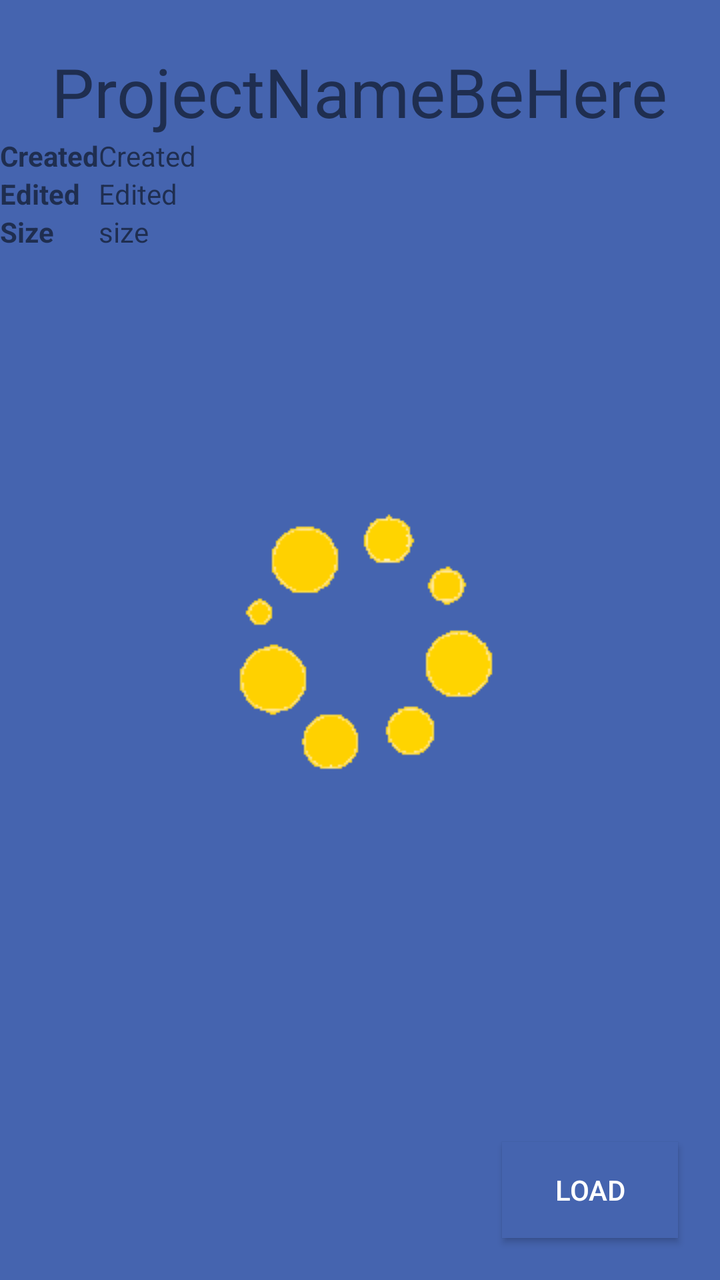
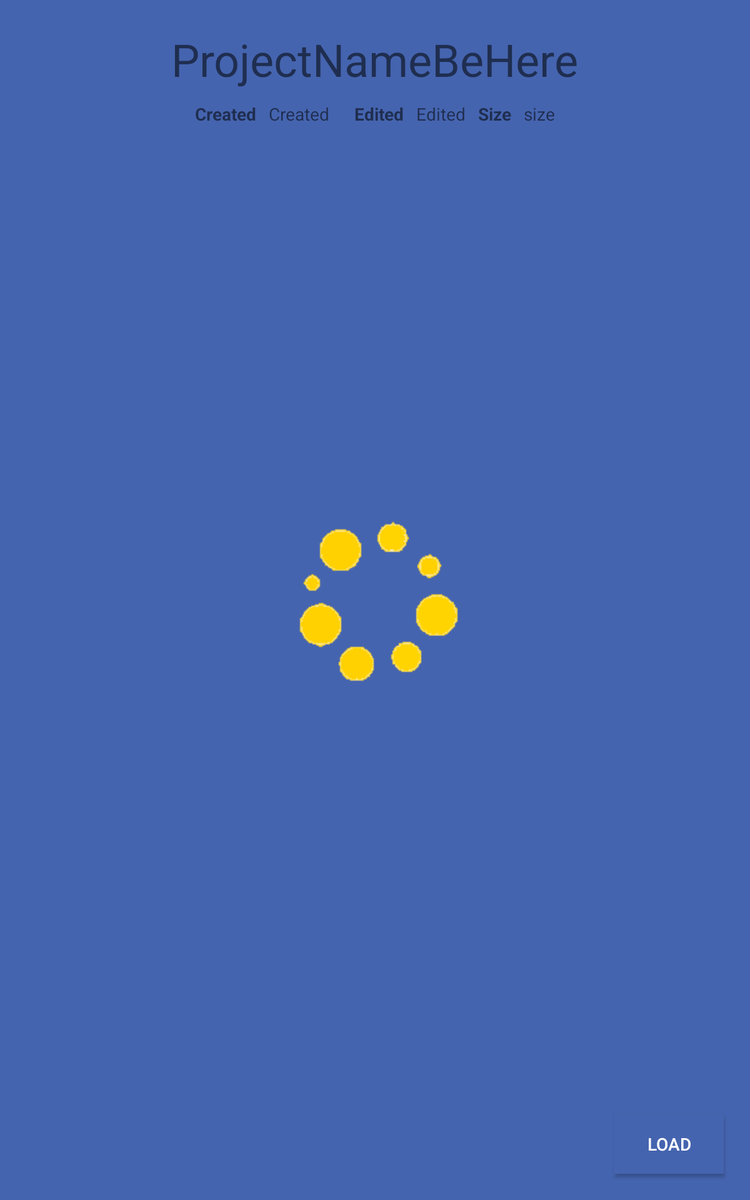

One screen, two layout resources from the same app: the default and the author's alternative for another configuration. Each is rendered where Android would select it; the XML of both is given below.
<!-- AndroidManifest.xml: application theme VINCA_theme -->
<!-- res/layout/fragment_load_activity_workspace2.xml -->
<RelativeLayout xmlns:android="http://schemas.android.com/apk/res/android"
    xmlns:app="http://schemas.android.com/apk/res-auto"
    xmlns:tools="http://schemas.android.com/tools"
    android:layout_width="match_parent"
    android:layout_height="match_parent"
    tools:context="com.example.a21corp.vinca.LoadActivity_WorkspaceFragment">


    <TextView
        android:layout_centerHorizontal="true"
        android:text="ProjectNameBeHere"
        android:layout_width="wrap_content"
        android:layout_height="wrap_content"
        android:layout_marginTop="23dp"
        android:id="@+id/LoadActivityWorkspaceTitle"
        android:textAlignment="center"
        android:textSize="34sp"
        />

<TableLayout
    android:layout_below="@id/LoadActivityWorkspaceTitle"
    android:layout_width="wrap_content"
    android:layout_height="wrap_content">

    <TableRow>

    <TextView
        android:textStyle="bold"
        android:text="Created"
        android:layout_width="wrap_content"
        android:layout_height="wrap_content"
        android:id="@+id/textView4" />

    <TextView
        android:text="Created"
        android:layout_width="wrap_content"
        android:layout_height="wrap_content"
        android:id="@+id/LoadActivityWorkspaceCreated" />
    </TableRow>

<TableRow>
    <TextView
        android:text="Edited"
        android:textStyle="bold"
        android:layout_width="wrap_content"
        android:layout_height="wrap_content"
        android:id="@+id/textView3"

        />

    <TextView
        android:text="Edited"
        android:layout_width="wrap_content"
        android:layout_height="wrap_content"
        android:id="@+id/LoadActivityWorkspaceEdited" />

</TableRow>


    <TableRow>
    <TextView
        android:text="Size"
        android:textStyle="bold"
        android:layout_width="wrap_content"
        android:layout_height="wrap_content"
        android:id="@+id/textView9"

        />

    <TextView
        android:layout_width="wrap_content"
        android:layout_height="wrap_content"
        android:id="@+id/LoadActivityWorkspaceSize"
        android:text="size" />


    </TableRow>


</TableLayout>

    <Button
        android:text="Load"
        android:background="@color/colorPrimary"
        android:textColor="@color/primary_text_light"
        android:layout_width="wrap_content"
        android:layout_height="wrap_content"
        android:layout_marginBottom="21dp"
        android:id="@+id/button_loadSelectedProject"
        android:layout_alignParentBottom="true"
        android:layout_alignParentEnd="true"
        android:layout_marginEnd="21dp" />

    <ImageView
        android:layout_width="wrap_content"
        android:layout_height="wrap_content"
        app:srcCompat="@drawable/vincalogotemp"
        android:layout_centerVertical="true"
        android:layout_centerHorizontal="true"
        android:id="@+id/preview" />


</RelativeLayout>
<!-- resources referenced by this layout -->
<resources>
  <color name="colorPrimary">#4564AF</color>
  <color name="primary_text_light">#ffffff</color>
  <!-- drawable vincalogotemp: png bitmap (drawable, 4255 bytes) -->
  <style name="VINCA_theme" parent="Theme.AppCompat.Light.NoActionBar">
          <item name="android:colorBackground">@color/background_material_light_1</item>
          <item name="android:textColorPrimary">@android:color/white</item>
      </style>
  <color name="background_material_light_1">#4564af</color>
</resources>
<!-- res/layout-sw600dp/fragment_load_activity_workspace2.xml (the author's variant of the layout above) -->
<!-- drawn on a 7-inch tablet held upright -->
<RelativeLayout xmlns:android="http://schemas.android.com/apk/res/android"
    xmlns:app="http://schemas.android.com/apk/res-auto"
    xmlns:tools="http://schemas.android.com/tools"
    android:layout_width="match_parent"
    android:layout_height="match_parent"
    tools:context="com.example.a21corp.vinca.LoadActivity_WorkspaceFragment">


    <TextView
        android:layout_centerHorizontal="true"
        android:text="ProjectNameBeHere"
        android:layout_width="wrap_content"
        android:layout_height="wrap_content"
        android:layout_marginTop="23dp"
        android:id="@+id/LoadActivityWorkspaceTitle"
        android:textAlignment="center"
        android:textSize="36sp"
        />

<LinearLayout
    android:layout_centerHorizontal="true"
    android:orientation="horizontal"
    android:layout_gravity="center_horizontal"
    android:layout_below="@id/LoadActivityWorkspaceTitle"
    android:layout_width="wrap_content"
    android:layout_height="wrap_content">


    <TextView
        android:textStyle="bold"
        android:text="Created"
        android:layout_width="wrap_content"
        android:layout_height="wrap_content"
        android:id="@+id/textView4" />

    <TextView
        android:text="Created"
        android:layout_width="wrap_content"
        android:layout_height="wrap_content"
        android:padding="10dp"

        android:id="@+id/LoadActivityWorkspaceCreated" />


    <TextView
        android:text="Edited"
        android:textStyle="bold"
        android:layout_width="wrap_content"
        android:layout_height="wrap_content"
        android:id="@+id/textView3"
        android:padding="10dp"
        />

    <TextView
        android:text="Edited"

        android:layout_width="wrap_content"
        android:layout_height="wrap_content"
        android:id="@+id/LoadActivityWorkspaceEdited" />

    <TextView
        android:text="Size"
        android:textStyle="bold"
        android:layout_width="wrap_content"
        android:layout_height="wrap_content"
        android:id="@+id/textView9"
        android:padding="10dp"
        />

    <TextView
        android:layout_width="wrap_content"
        android:layout_height="wrap_content"
        android:id="@+id/LoadActivityWorkspaceSize"
        android:text="size" />





</LinearLayout>

    <Button
        android:text="Load"
        android:background="@color/colorPrimary"
        android:textColor="@color/primary_text_light"
        android:layout_width="wrap_content"
        android:layout_height="wrap_content"
        android:layout_marginBottom="21dp"
        android:id="@+id/button_loadSelectedProject"
        android:layout_alignParentBottom="true"
        android:layout_alignParentEnd="true"
        android:layout_marginEnd="21dp" />

    <ImageView
        android:layout_width="wrap_content"
        android:layout_height="wrap_content"
        app:srcCompat="@drawable/vincalogotemp"
        android:layout_centerVertical="true"
        android:layout_centerHorizontal="true"
        android:id="@+id/preview" />


</RelativeLayout>
